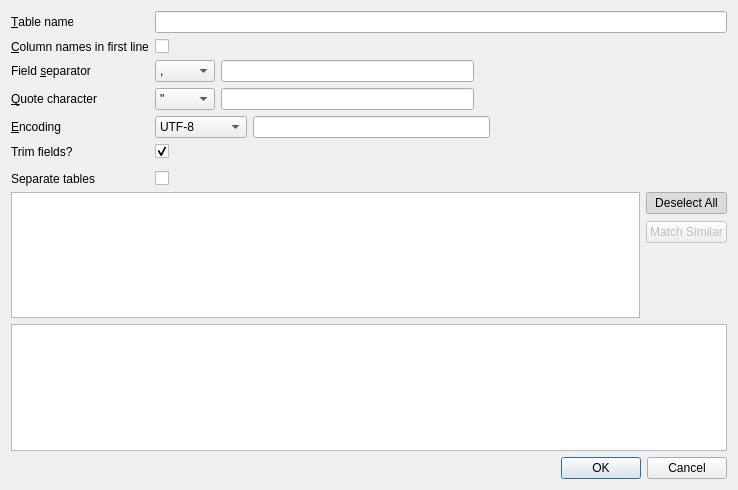
<?xml version="1.0" encoding="UTF-8"?>
<ui version="4.0">
 <class>ImportCsvDialog</class>
 <widget class="QDialog" name="ImportCsvDialog">
  <property name="geometry">
   <rect>
    <x>0</x>
    <y>0</y>
    <width>738</width>
    <height>490</height>
   </rect>
  </property>
  <property name="windowTitle">
   <string>Import CSV file</string>
  </property>
  <layout class="QVBoxLayout" name="verticalLayout_4">
   <item>
    <layout class="QFormLayout" name="formLayout">
     <property name="fieldGrowthPolicy">
      <enum>QFormLayout::ExpandingFieldsGrow</enum>
     </property>
     <item row="0" column="0">
      <widget class="QLabel" name="labelName">
       <property name="text">
        <string>&amp;Table name</string>
       </property>
       <property name="buddy">
        <cstring>editName</cstring>
       </property>
      </widget>
     </item>
     <item row="0" column="1">
      <widget class="QLineEdit" name="editName"/>
     </item>
     <item row="1" column="0">
      <widget class="QLabel" name="labelHeader">
       <property name="text">
        <string>&amp;Column names in first line</string>
       </property>
       <property name="buddy">
        <cstring>checkboxHeader</cstring>
       </property>
      </widget>
     </item>
     <item row="1" column="1">
      <widget class="QCheckBox" name="checkboxHeader">
       <property name="text">
        <string/>
       </property>
      </widget>
     </item>
     <item row="3" column="0">
      <widget class="QLabel" name="labelSeparator">
       <property name="text">
        <string>Field &amp;separator</string>
       </property>
       <property name="buddy">
        <cstring>comboSeparator</cstring>
       </property>
      </widget>
     </item>
     <item row="3" column="1">
      <layout class="QHBoxLayout" name="horizontalLayout">
       <item>
        <widget class="QComboBox" name="comboSeparator">
         <item>
          <property name="text">
           <string>,</string>
          </property>
         </item>
         <item>
          <property name="text">
           <string>;</string>
          </property>
         </item>
         <item>
          <property name="text">
           <string>Tab</string>
          </property>
         </item>
         <item>
          <property name="text">
           <string>|</string>
          </property>
         </item>
         <item>
          <property name="text">
           <string>Other</string>
          </property>
         </item>
        </widget>
       </item>
       <item>
        <widget class="QLineEdit" name="editCustomSeparator">
         <property name="maxLength">
          <number>1</number>
         </property>
        </widget>
       </item>
       <item>
        <spacer name="horizontalSpacer">
         <property name="orientation">
          <enum>Qt::Horizontal</enum>
         </property>
         <property name="sizeHint" stdset="0">
          <size>
           <width>40</width>
           <height>20</height>
          </size>
         </property>
        </spacer>
       </item>
      </layout>
     </item>
     <item row="4" column="0">
      <widget class="QLabel" name="labelQuote">
       <property name="text">
        <string>&amp;Quote character</string>
       </property>
       <property name="buddy">
        <cstring>comboQuote</cstring>
       </property>
      </widget>
     </item>
     <item row="4" column="1">
      <layout class="QHBoxLayout" name="horizontalLayout_2">
       <item>
        <widget class="QComboBox" name="comboQuote">
         <item>
          <property name="text">
           <string>&quot;</string>
          </property>
         </item>
         <item>
          <property name="text">
           <string>'</string>
          </property>
         </item>
         <item>
          <property name="text">
           <string/>
          </property>
         </item>
         <item>
          <property name="text">
           <string>Other</string>
          </property>
         </item>
        </widget>
       </item>
       <item>
        <widget class="QLineEdit" name="editCustomQuote">
         <property name="maxLength">
          <number>1</number>
         </property>
        </widget>
       </item>
       <item>
        <spacer name="horizontalSpacer_2">
         <property name="orientation">
          <enum>Qt::Horizontal</enum>
         </property>
         <property name="sizeHint" stdset="0">
          <size>
           <width>40</width>
           <height>20</height>
          </size>
         </property>
        </spacer>
       </item>
      </layout>
     </item>
     <item row="5" column="0">
      <widget class="QLabel" name="labelEncoding">
       <property name="text">
        <string>&amp;Encoding</string>
       </property>
       <property name="buddy">
        <cstring>comboEncoding</cstring>
       </property>
      </widget>
     </item>
     <item row="5" column="1">
      <layout class="QHBoxLayout" name="horizontalLayout_3">
       <item>
        <widget class="QComboBox" name="comboEncoding">
         <item>
          <property name="text">
           <string>UTF-8</string>
          </property>
         </item>
         <item>
          <property name="text">
           <string>UTF-16</string>
          </property>
         </item>
         <item>
          <property name="text">
           <string>ISO-8859-1</string>
          </property>
         </item>
         <item>
          <property name="text">
           <string>Other</string>
          </property>
         </item>
        </widget>
       </item>
       <item>
        <widget class="QLineEdit" name="editCustomEncoding"/>
       </item>
       <item>
        <spacer name="horizontalSpacer_3">
         <property name="orientation">
          <enum>Qt::Horizontal</enum>
         </property>
         <property name="sizeHint" stdset="0">
          <size>
           <width>40</width>
           <height>20</height>
          </size>
         </property>
        </spacer>
       </item>
      </layout>
     </item>
     <item row="6" column="0">
      <widget class="QLabel" name="labelTrim">
       <property name="text">
        <string>Trim fields?</string>
       </property>
      </widget>
     </item>
     <item row="6" column="1">
      <widget class="QCheckBox" name="checkBoxTrimFields">
       <property name="text">
        <string/>
       </property>
       <property name="checked">
        <bool>true</bool>
       </property>
      </widget>
     </item>
     <item row="7" column="0">
      <layout class="QVBoxLayout" name="verticalLayout_2"/>
     </item>
     <item row="8" column="0">
      <widget class="QLabel" name="separateTables">
       <property name="text">
        <string>Separate tables</string>
       </property>
      </widget>
     </item>
     <item row="8" column="1">
      <widget class="QCheckBox" name="checkBoxSeparateTables">
       <property name="text">
        <string/>
       </property>
      </widget>
     </item>
    </layout>
   </item>
   <item>
    <widget class="QWidget" name="filePickerBlock" native="true">
     <property name="enabled">
      <bool>true</bool>
     </property>
     <layout class="QHBoxLayout" name="filePickerLayout">
      <property name="leftMargin">
       <number>0</number>
      </property>
      <property name="topMargin">
       <number>0</number>
      </property>
      <property name="rightMargin">
       <number>0</number>
      </property>
      <property name="bottomMargin">
       <number>0</number>
      </property>
      <item>
       <widget class="QListWidget" name="filePicker"/>
      </item>
      <item>
       <layout class="QVBoxLayout" name="verticalLayout">
        <property name="spacing">
         <number>7</number>
        </property>
        <property name="sizeConstraint">
         <enum>QLayout::SetDefaultConstraint</enum>
        </property>
        <property name="topMargin">
         <number>0</number>
        </property>
        <item>
         <widget class="QPushButton" name="toggleSelected">
          <property name="text">
           <string>Deselect All</string>
          </property>
          <property name="checkable">
           <bool>true</bool>
          </property>
          <property name="checked">
           <bool>true</bool>
          </property>
         </widget>
        </item>
        <item>
         <widget class="QPushButton" name="matchSimilar">
          <property name="enabled">
           <bool>false</bool>
          </property>
          <property name="text">
           <string>Match Similar</string>
          </property>
         </widget>
        </item>
        <item>
         <spacer name="verticalSpacer">
          <property name="orientation">
           <enum>Qt::Vertical</enum>
          </property>
          <property name="sizeHint" stdset="0">
           <size>
            <width>20</width>
            <height>40</height>
           </size>
          </property>
         </spacer>
        </item>
       </layout>
      </item>
     </layout>
    </widget>
   </item>
   <item>
    <widget class="QTableWidget" name="tablePreview"/>
   </item>
   <item>
    <widget class="QDialogButtonBox" name="buttonBox">
     <property name="orientation">
      <enum>Qt::Horizontal</enum>
     </property>
     <property name="standardButtons">
      <set>QDialogButtonBox::Cancel|QDialogButtonBox::Ok</set>
     </property>
    </widget>
   </item>
  </layout>
 </widget>
 <tabstops>
  <tabstop>editName</tabstop>
  <tabstop>checkboxHeader</tabstop>
  <tabstop>comboSeparator</tabstop>
  <tabstop>editCustomSeparator</tabstop>
  <tabstop>comboQuote</tabstop>
  <tabstop>editCustomQuote</tabstop>
  <tabstop>comboEncoding</tabstop>
  <tabstop>editCustomEncoding</tabstop>
  <tabstop>checkBoxTrimFields</tabstop>
  <tabstop>checkBoxSeparateTables</tabstop>
  <tabstop>filePicker</tabstop>
  <tabstop>toggleSelected</tabstop>
  <tabstop>matchSimilar</tabstop>
  <tabstop>tablePreview</tabstop>
 </tabstops>
 <resources/>
 <connections>
  <connection>
   <sender>comboSeparator</sender>
   <signal>currentIndexChanged(int)</signal>
   <receiver>ImportCsvDialog</receiver>
   <slot>updatePreview()</slot>
   <hints>
    <hint type="sourcelabel">
     <x>232</x>
     <y>99</y>
    </hint>
    <hint type="destinationlabel">
     <x>445</x>
     <y>64</y>
    </hint>
   </hints>
  </connection>
  <connection>
   <sender>editName</sender>
   <signal>textChanged(QString)</signal>
   <receiver>ImportCsvDialog</receiver>
   <slot>checkInput()</slot>
   <hints>
    <hint type="sourcelabel">
     <x>609</x>
     <y>13</y>
    </hint>
    <hint type="destinationlabel">
     <x>631</x>
     <y>45</y>
    </hint>
   </hints>
  </connection>
  <connection>
   <sender>editCustomSeparator</sender>
   <signal>textChanged(QString)</signal>
   <receiver>ImportCsvDialog</receiver>
   <slot>updatePreview()</slot>
   <hints>
    <hint type="sourcelabel">
     <x>478</x>
     <y>99</y>
    </hint>
    <hint type="destinationlabel">
     <x>577</x>
     <y>76</y>
    </hint>
   </hints>
  </connection>
  <connection>
   <sender>editCustomQuote</sender>
   <signal>textChanged(QString)</signal>
   <receiver>ImportCsvDialog</receiver>
   <slot>updatePreview()</slot>
   <hints>
    <hint type="sourcelabel">
     <x>478</x>
     <y>132</y>
    </hint>
    <hint type="destinationlabel">
     <x>530</x>
     <y>90</y>
    </hint>
   </hints>
  </connection>
  <connection>
   <sender>editCustomEncoding</sender>
   <signal>textChanged(QString)</signal>
   <receiver>ImportCsvDialog</receiver>
   <slot>updatePreview()</slot>
   <hints>
    <hint type="sourcelabel">
     <x>495</x>
     <y>165</y>
    </hint>
    <hint type="destinationlabel">
     <x>540</x>
     <y>133</y>
    </hint>
   </hints>
  </connection>
  <connection>
   <sender>checkBoxTrimFields</sender>
   <signal>toggled(bool)</signal>
   <receiver>ImportCsvDialog</receiver>
   <slot>updatePreview()</slot>
   <hints>
    <hint type="sourcelabel">
     <x>184</x>
     <y>191</y>
    </hint>
    <hint type="destinationlabel">
     <x>368</x>
     <y>244</y>
    </hint>
   </hints>
  </connection>
  <connection>
   <sender>comboEncoding</sender>
   <signal>currentIndexChanged(int)</signal>
   <receiver>ImportCsvDialog</receiver>
   <slot>updatePreview()</slot>
   <hints>
    <hint type="sourcelabel">
     <x>266</x>
     <y>165</y>
    </hint>
    <hint type="destinationlabel">
     <x>572</x>
     <y>121</y>
    </hint>
   </hints>
  </connection>
  <connection>
   <sender>checkboxHeader</sender>
   <signal>toggled(bool)</signal>
   <receiver>ImportCsvDialog</receiver>
   <slot>updatePreview()</slot>
   <hints>
    <hint type="sourcelabel">
     <x>184</x>
     <y>60</y>
    </hint>
    <hint type="destinationlabel">
     <x>354</x>
     <y>45</y>
    </hint>
   </hints>
  </connection>
  <connection>
   <sender>toggleSelected</sender>
   <signal>toggled(bool)</signal>
   <receiver>ImportCsvDialog</receiver>
   <slot>updateSelection(bool)</slot>
   <hints>
    <hint type="sourcelabel">
     <x>674</x>
     <y>258</y>
    </hint>
    <hint type="destinationlabel">
     <x>368</x>
     <y>244</y>
    </hint>
   </hints>
  </connection>
  <connection>
   <sender>comboQuote</sender>
   <signal>currentIndexChanged(int)</signal>
   <receiver>ImportCsvDialog</receiver>
   <slot>updatePreview()</slot>
   <hints>
    <hint type="sourcelabel">
     <x>232</x>
     <y>132</y>
    </hint>
    <hint type="destinationlabel">
     <x>350</x>
     <y>88</y>
    </hint>
   </hints>
  </connection>
  <connection>
   <sender>buttonBox</sender>
   <signal>accepted()</signal>
   <receiver>ImportCsvDialog</receiver>
   <slot>accept()</slot>
   <hints>
    <hint type="sourcelabel">
     <x>272</x>
     <y>478</y>
    </hint>
    <hint type="destinationlabel">
     <x>157</x>
     <y>274</y>
    </hint>
   </hints>
  </connection>
  <connection>
   <sender>buttonBox</sender>
   <signal>rejected()</signal>
   <receiver>ImportCsvDialog</receiver>
   <slot>reject()</slot>
   <hints>
    <hint type="sourcelabel">
     <x>340</x>
     <y>478</y>
    </hint>
    <hint type="destinationlabel">
     <x>286</x>
     <y>274</y>
    </hint>
   </hints>
  </connection>
  <connection>
   <sender>checkBoxSeparateTables</sender>
   <signal>toggled(bool)</signal>
   <receiver>ImportCsvDialog</receiver>
   <slot>checkInput()</slot>
   <hints>
    <hint type="sourcelabel">
     <x>176</x>
     <y>216</y>
    </hint>
    <hint type="destinationlabel">
     <x>368</x>
     <y>244</y>
    </hint>
   </hints>
  </connection>
  <connection>
   <sender>matchSimilar</sender>
   <signal>pressed()</signal>
   <receiver>ImportCsvDialog</receiver>
   <slot>matchSimilar()</slot>
   <hints>
    <hint type="sourcelabel">
     <x>682</x>
     <y>279</y>
    </hint>
    <hint type="destinationlabel">
     <x>368</x>
     <y>244</y>
    </hint>
   </hints>
  </connection>
 </connections>
 <slots>
  <slot>updatePreview()</slot>
  <slot>checkInput()</slot>
  <slot>updateSelection(bool)</slot>
  <slot>matchSimilar()</slot>
 </slots>
</ui>
